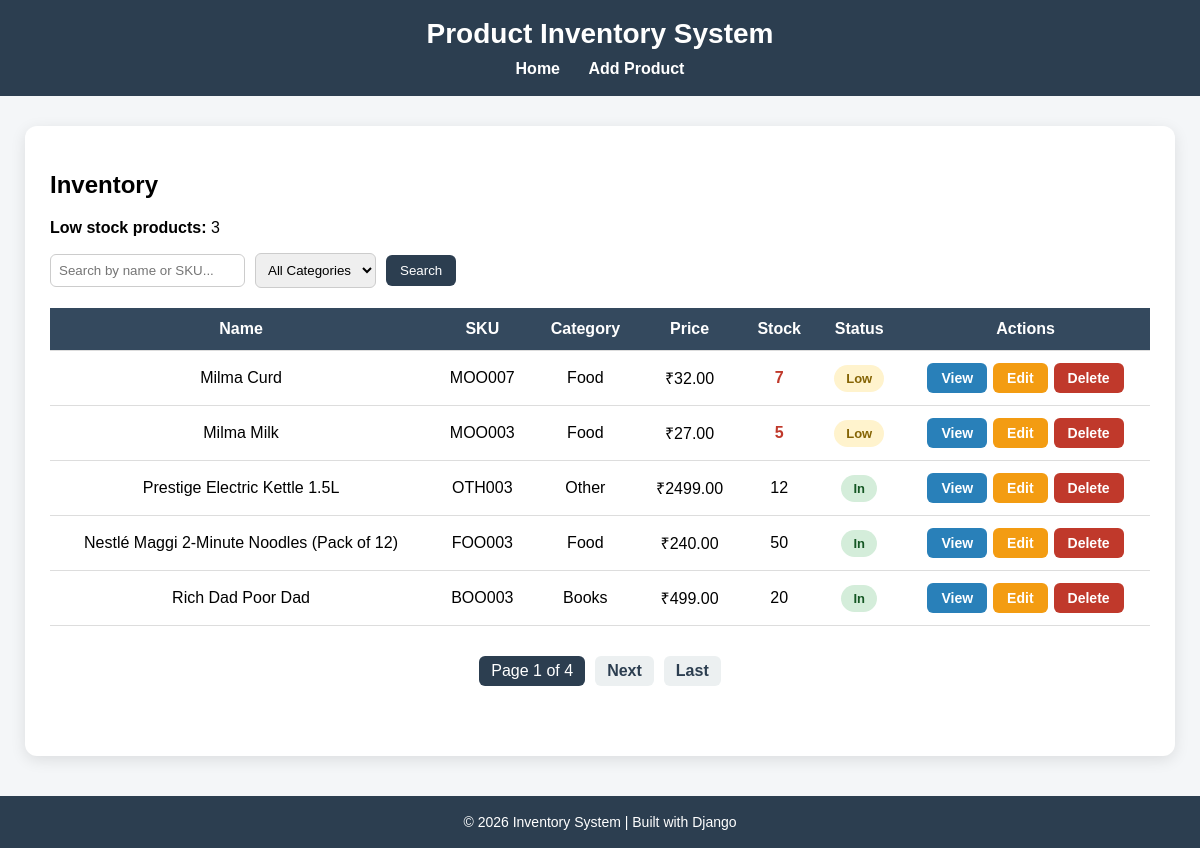
The page / on the database its author committed.
### products/models.py (models this page shows, shortened)
class Product(models.Model):
    CATEGORY_CHOICES = [
        ('Electronics', 'Electronics'),
        ('Clothing', 'Clothing'),
        ('Food', 'Food'),
        ('Books', 'Books'),
        ('Other', 'Other'),
    ]
    name = models.CharField(max_length=255, blank=False, null=False)
    sku = models.CharField(max_length=100, unique=True, blank=False, null=False)
    category = models.CharField(max_length=100, choices=CATEGORY_CHOICES, blank=True, null=True)
    price = models.DecimalField(max_digits=10, decimal_places=2, blank=False, null=False)
    stock = models.IntegerField(default=0)
    supplier = models.CharField(max_length=100)
    added_date = models.DateTimeField(auto_now_add=True)

### products/views.py (the view)
# urls.py: 2. Add a URL to urlpatterns:  path('', views.home, name='home')
def home(request):
    products = Product.objects.all().order_by("-id")
    search = request.GET.get("search", "").strip()
    category = request.GET.get("category", "").strip()
    if search:
        products = products.filter(
            Q(name__icontains=search) | Q(sku__icontains=search)
        )
    if category:
        products = products.filter(category=category)
    low_stock_count = Product.objects.filter(stock__lt=10).count()
    paginator = Paginator(products, 5)
    page_number = request.GET.get("page")
    page_obj = paginator.get_page(page_number)
    categories = Product.objects.exclude(category__isnull=True).exclude(category="") \
        .values_list("category", flat=True).distinct()
    return render(request, "home.html", {
        "page_obj": page_obj,
        "low_stock_count": low_stock_count,
        "categories": categories,
        "search": search,
        "selected_category": category,
    })

### products/templates/home.html (shortened to what this page needs)
{% extends 'base.html' %}
{% block content %}
<h2>Inventory</h2>
<p><b>Low stock products:</b> {{ low_stock_count }}</p>
<form method="GET" class="filter-bar">
    <input type="text" name="search" placeholder="Search by name or SKU..." value="{{ search }}">
    <select name="category" onchange="this.form.submit()">
        <option value="">All Categories</option>
    </select>
    <button type="submit">Search</button>
</form>
<table>
    <tr>
        <th>Name</th>
        <th>SKU</th>
        <th>Category</th>
        <th>Price</th>
        <th>Stock</th>
        <th>Status</th>
        <th>Actions</th>
    </tr>
    {% for product in page_obj %}
    <tr>
        <td>{{ product.name }}</td>
        <td>{{ product.sku }}</td>
        <td>{{ product.category }}</td>
        <td>₹{{ product.price }}</td>
        <td class="{% if product.stock < 10 %}stock-low{% endif %}">
            {{ product.stock }}
        </td>
        <td>
            {% if product.stock == 0 %}
                <span class="badge badge-out">Out</span>
            {% elif product.stock < 10 %}
                <span class="badge badge-low">Low</span>
            {% else %}
                <span class="badge badge-ok">In</span>
            {% endif %}
        </td>
        <td class="actions-cell">
            <a class="btn btn-view" href="{% url 'detail' product.pk %}">View</a>
            <a class="btn btn-edit" href="{% url 'edit' product.pk %}">Edit</a>
            <a class="btn btn-delete" href="{% url 'delete' product.pk %}">Delete</a>
        </td>
    </tr>
    {% endfor %}
</table>
<div class="pagination">
    <span>Page {{ page_obj.number }} of {{ page_obj.paginator.num_pages }}</span>
    {% if page_obj.has_next %}
        <a href="?page={{ page_obj.next_page_number }}&search={{ search }}&category={{ selected_category }}">Next</a>
        <a href="?page={{ page_obj.paginator.num_pages }}&search={{ search }}&category={{ selected_category }}">Last</a>
    {% endif %}
</div>
{% endblock %}

### products/templates/base.html (style rules this page uses)
body { font-family: Arial, sans-serif; background: #f4f6f8; margin: 0; padding: 0; }
.btn { padding: 7px 14px; text-decoration: none; border-radius: 6px; color: white; font-size: 14px; font-weight: bold; display: inline-block; }
.btn-view { background: #2980b9; }
.btn-edit { background: #f39c12; }
.btn-delete { background: #c0392b; }
table { width: 100%; border-collapse: collapse; margin-top: 20px; }
th, td { padding: 12px; border-bottom: 1px solid #ddd; text-align: center; }
th { background: #34495e; color: white; }
.actions-cell { display: flex; gap: 6px; justify-content: center; flex-wrap: wrap; }
.filter-bar { display: flex; gap: 10px; margin: 15px 0; align-items: center; flex-wrap: wrap; }
.filter-bar input, .filter-bar select { padding: 8px; border: 1px solid #ccc; border-radius: 6px; }
.filter-bar button { padding: 8px 14px; border: none; border-radius: 6px; background: #2c3e50; color: white; cursor: pointer; }
.badge { padding: 6px 12px; border-radius: 20px; font-size: 13px; font-weight: bold; }
.badge-ok { background: #d4edda; color: #155724; }
.badge-low { background: #fff3cd; color: #856404; }
.stock-low { color: #c0392b; font-weight: bold; }
.pagination { display: flex; justify-content: center; gap: 10px; margin-top: 30px; }
.pagination a { padding: 6px 12px; border-radius: 6px; background: #ecf0f1; text-decoration: none; color: #2c3e50; font-weight: bold; }
.pagination span { padding: 6px 12px; background: #2c3e50; color: white; border-radius: 6px; }

### rows shown on the page
Product: name "Milma Curd", sku "MOO007", category "Food", price "32.00", stock "7", shows "Low"
Product: name "Milma Milk", sku "MOO003", category "Food", price "27.00", stock "5", shows "Low"
Product: name "Prestige Electric Kettle 1.5L", sku "OTH003", category "Other", price "2499.00", stock "12", shows "In"
Product: name "Nestlé Maggi 2-Minute Noodles (Pack of 12)", sku "FOO003", category "Food", price "240.00", stock "50", shows "In"
Product: name "Rich Dad Poor Dad", sku "BOO003", category "Books", price "499.00", stock "20", shows "In"

### other values the page prints
{{ low_stock_count }} "3"
{{ page_obj.number }} "1"
{{ page_obj.paginator.num_pages }} "4"
